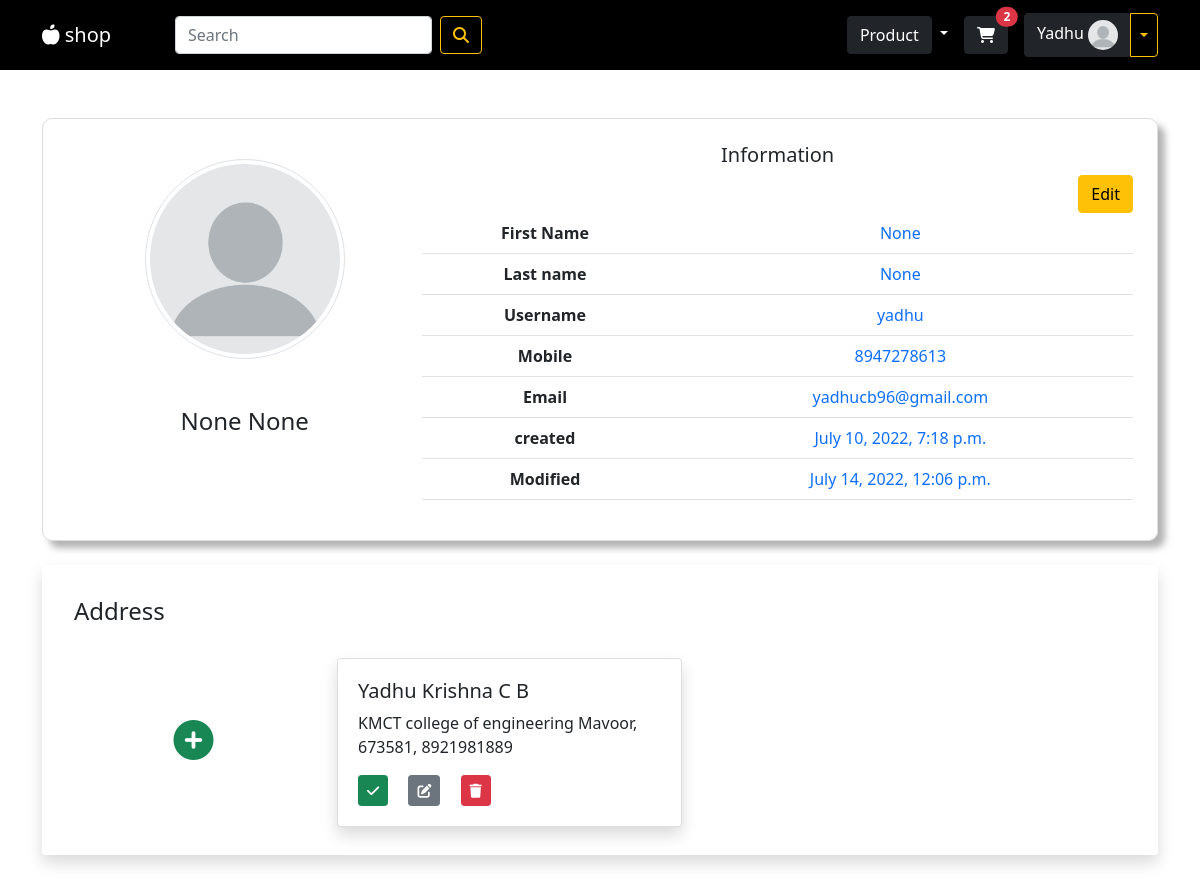
Page /profiles/customer-profile/ (signed in) on the committed database.
### account/models.py (models this page shows, shortened)
class CustomUser(AbstractBaseUser, PermissionsMixin):
    first_name = models.CharField(max_length=55,null=True, blank=True)
    last_name = models.CharField(max_length=55,null=True, blank=True)
    username  =models.CharField(max_length=55, unique=True)
    email = models.EmailField(max_length=55, unique=True)
    mobile = models.CharField(max_length=10, unique=True)
    date_joined = models.DateTimeField(auto_now_add=True)
    last_login = models.DateTimeField(auto_now=True)
    is_staff = models.BooleanField(default=False)
    is_admin = models.BooleanField(default=False)
    is_active = models.BooleanField(default=True)
    is_superadmin = models.BooleanField(default=False)
    is_admin_request = models.BooleanField(default=False)
    GENDER_CHOICES = (
        ('male' , 'Male'),
        ('female' , 'Female'),
        ('other' , 'Other')
    )
    profile_pic = models.ImageField(upload_to = 'user_pro_pic', default='default/pro_pic.png')
    gender = models.CharField(max_length=6, choices=GENDER_CHOICES, default='Male')
    dob = models.DateField(null=True, blank=True)
    updated_at = models.DateTimeField(auto_now=True)
    USERNAME_FIELD = 'mobile'
    REQUIRED_FIELDS = ['username', 'email' ]
    objects = CustomBaseUserManager()
    def full_name(self):
        return f"{self.first_name} {self.last_name}"
    def cart_number(self):
        no_of_cart_items = self.u_cart.count()
        return no_of_cart_items

### profiles/models.py (models this page shows, shortened)
class CustomerAddress(models.Model):
    user = models.ForeignKey(CustomUser, on_delete=models.CASCADE)
    name = models.CharField(max_length=100)
    address = models.TextField()
    state = models.CharField(max_length=100, choices=STATE_CHOICES)
    pin = models.PositiveIntegerField()
    mob = models.PositiveIntegerField()
    edit = models.BooleanField(default=False)
    default = models.BooleanField(default=False)

### profiles/views.py (the view, shortened to what this page needs)
# urls.py: path('customer-profile/', views.CustomerProfileView.as_view(), name = 'customer_profile'),
@method_decorator(login_required(login_url='account:login'), name='dispatch')
class CustomerProfileView(View):
    def get(self, request):
        form = AddressForm
        user = CustomUser.objects.get(username = request.user.username)
        profiles_form = ProfileForm(instance= user)
        addresses = CustomerAddress.objects.filter(user = request.user).order_by('-default')
        context = {
            'addresses' : addresses,
            'form' : form,
            'profiles_form' : profiles_form
        }
        return render(request, 'user/profile.html', context)

### profiles/form.py
class ProfileForm(forms.ModelForm):
    class Meta:
        model = CustomUser
        fields = ('first_name', 'last_name', 'username', 'email', 'gender', 'dob', 'profile_pic')
        widgets = {
            'first_name' : forms.TextInput(attrs={'class' : 'form-control'}),
            'last_name' : forms.TextInput(attrs={'class' : 'form-control'}),
            'username' : forms.TextInput(attrs={'class' : 'form-control'}),
            'email' : forms.EmailInput(attrs={'class' : 'form-control', }),
            'gender' : forms.Select(attrs={'class' : 'form-control'}),
            'dob' : forms.DateInput(attrs={'class' : 'form-control', 'type' : 'date' }),
            'profile_pic' : forms.FileInput(attrs={'class' : 'form-control'})
        }

### templates/user/profile.html (shortened to what this page needs)
{% extends 'user/base.html' %}
{% block content %}
<div class="container mt-5">
    <div class="panel-body inf-content">
        <div class="row p-4">
            <div class="col-md-4">
                <div class="mt-3 d-flex justify-content-between ">
                    <img alt="" style="width:200px; height: 200px;" title=""
                        class="rounded-circle mx-auto img-thumbnail isTooltip" src="{{ request.user.profile_pic.url}}"
                        data-original-title="Usuario">
                </div>
                <h4 class="text-center mt-5">{{request.user.full_name}}</h4>
            </div>
            <div class="col-md-8">
                <div>
                    <h5 class="text-center">Information</h5>
                    <div class="d-flex justify-content-end">
                        <button type="button" class="btn btn-warning float-right" data-bs-toggle="modal"
                            data-bs-target="#profile">
                            Edit
                        </button>
                    </div>
                </div>
                <div class="table-responsive">
                    <table class="table table-user-information">
                        <tbody class="text-center">
                            <tr>
                                <td>
                                    <strong>
                                        First Name
                                    </strong>
                                </td>
                                <td class="text-primary">
                                    {{request.user.first_name}}
                                </td>
                            </tr>
                            <tr>
                                <td>
                                    <strong>
                                        Last name
                                    </strong>
                                </td>
                                <td class="text-primary">
                                    {{request.user.last_name}}
                                </td>
                            </tr>
                            <tr>
                                <td>
                                    <strong>
                                        Username
                                    </strong>
                                </td>
                                <td class="text-primary">
                                    {{request.user.username}}
                                </td>
                            </tr>
                            <tr>
                                <td>
                                    <strong>
                                        Mobile
                                    </strong>
                                </td>
                                <td class="text-primary">
                                    {{request.user.mobile}}
                                </td>
                            </tr>
                            <tr>
                                <td>
                                    <strong>
                                        Email
                                    </strong>
                                </td>
                                <td class="text-primary">
                                    {{request.user.email}}
                                </td>
                            </tr>
                            <tr>
                                <td>
                                    <strong>
                                        created
                                    </strong>
                                </td>
                                <td class="text-primary">
                                    {{request.user.date_joined}}
                                </td>
                            </tr>
                            <tr>
                                <td>
                                    <strong>
                                        Modified
                                    </strong>
                                </td>
                                <td class="text-primary">
                                    {{request.user.updated_at}}
                                </td>
                            </tr>
                        </tbody>
                    </table>
                </div>
            </div>
        </div>
    </div>
</div>
{% include 'user/includes/address.html' %}
{% endblock content %}

### templates/user/includes/navbar.html (shortened to what this page needs)
{% load static %}
<nav class=" navbar navbar-expand-lg navbar-dark nav_color py-lg-0">
  <div class="container">
    <a class="navbar-brand" href="{% url 'home' %}"><i class="fa-solid fa-apple-whole"></i>&nbspshop</a>
    <form action="{% url 'products:product_list' 'search' %}"
      class="search d-flex align-items-center m-auto ms-lg-5 mt-3 mb-lg-3">
      <input class="form-control me-2" type="search" placeholder="Search" aria-label="Search" name="search_input" />
      <button class="btn btn-outline-warning" type="submit"><i class="fa-solid fa-magnifying-glass"></i></button>
    </form>
    <div class="collapse navbar-collapse" id="navbarSupportedContent">
      <ul
        class="navbar-nav ms-auto mb-2 mb-lg-0 text-uppercase fw-bold d-flex flex-sm-column align-items-center flex-lg-row">
        <li class="nav-item dropdown p-0">
          <a class="nav-link dropdown-toggle text-white" href="#" id="navbarDropdown" role="button"
            data-bs-toggle="dropdown" aria-expanded="false">
            <button class="btn btn-dark">Product</button>
          </a>
        </li>
        {% if request.user.is_authenticated %}
        <li class="nav-item pe-2">
          <a class="nav-link text-white" href="{% url 'cart:cart' %}">
            <button type="button" class=" btn btn-dark position-relative">
              <i class="fa-solid fa-cart-shopping"></i>
              <span class=" position-absolute top-0 start-100 translate-middle badge rounded-pill bg-danger">
                <div class="cart_num">{{request.user.cart_number}}</div>
              </span>
            </button>
          </a>
        </li>
        <li>
          <div class="btn-group ">
            <a class="text-reset text-decoration-none" href="{% url 'profiles:customer_profile' %}"><button
                type="button" class="btn btn-dark text-capitalize">{{request.user.username}} <img
                  class="img-xs rounded-circle" src="{{request.user.profile_pic.url}}" width="30px" height="30px"
                  alt="">
              </button></a>
            <button type="button" class="btn btn-outline-warning dropdown-toggle dropdown-toggle-split"
              data-bs-toggle="dropdown" aria-expanded="false">
            </button>
          </div>
        </li>
        {% endif %}
      </ul>
    </div>
  </div>
</nav>

### templates/user/includes/address.html (shortened to what this page needs)
<div class="container load_address  ">
    <div class="d-flex flex-column align-items-center pt-4">
        <div class="shadow p-0 p-md-3 mb-5 bg-body rounded w-100">
            <h4 class="p-3">Address</h4>
            <div class="row address_load">
                <div class="col-lg-3 d-flex align-items-center justify-content-center">
                    <div role="button" data-bs-toggle="modal" data-bs-target="#address">
                        <h1 class="text-success p-3 p-lg-0"><i class="fa-solid fa-circle-plus fs-1"></i></h1>
                    </div>
                </div>
                {% for address in addresses %}
                <div class="col-lg-4 p-2 ">
                    <div
                        class="address_closest_cls card  {% if address.default %} shadow p-1 mb-1 bg-body rounded {% endif%}">
                        <div class="card-body">
                            <h5 class="card-title">{{address.name}}</h5>
                            <p class="card-text">{{address.address}}, {{address.pin}}, {{address.mob}}</p>
                            {% if address.default %}
                            <button class="address_default_btn btn btn-sm btn-success"><i
                                    class="fa-solid fa-check"></i></button>
                            {% else %}
                            <button class="address_default_btn btn btn-sm btn-warning">DEFAULT</button>
                            {% endif%}
                            <button data-bs-toggle="modal" data-bs-target="#address"
                                class="address_edit_btn btn btn-sm btn-secondary my-2 my-lg-0 mx-lg-3"><i
                                    class="fa-solid fa-pen-to-square"></i></button>
                            <button class="address_delete_btn btn btn-sm btn-danger"><i
                                    class="fa-solid fa-trash"></i></button>
                        </div>
                    </div>
                </div>
                {% endfor %}
            </div>
        </div>
    </div>
</div>

### static/css/style.css (style rules this page uses)
.row { --bs-gutter-x: 0; }
.nav_color { background-color: #000; }
a { text-decoration: none; }
li { list-style: none; }

### templates/user/profile.html (style rules this page uses)
.inf-content { border: 1px solid #DDDDDD; -webkit-border-radius: 10px; -moz-border-radius: 10px; border-radius: 10px; box-shadow: 7px 7px 7px rgba(0, 0, 0, 0.3); }

### rows in the picture
CustomUser: user.cart_number "2", user.username "Yadhu", user.profile_pic (picture), user.full_name "None None", user.first_name "None", user.last_name "None", user.username "yadhu", user.mobile "8947278613", user.email "yadhucb96@gmail.com", user.date_joined "July 10, 2022, 7:18 p.m.", user.updated_at "July 14, 2022, 12:06 p.m."
CustomerAddress: name "Yadhu Krishna C B", address "KMCT college of engineering Mavoor", pin "673581", mob "8921981889", default True (drawn)
